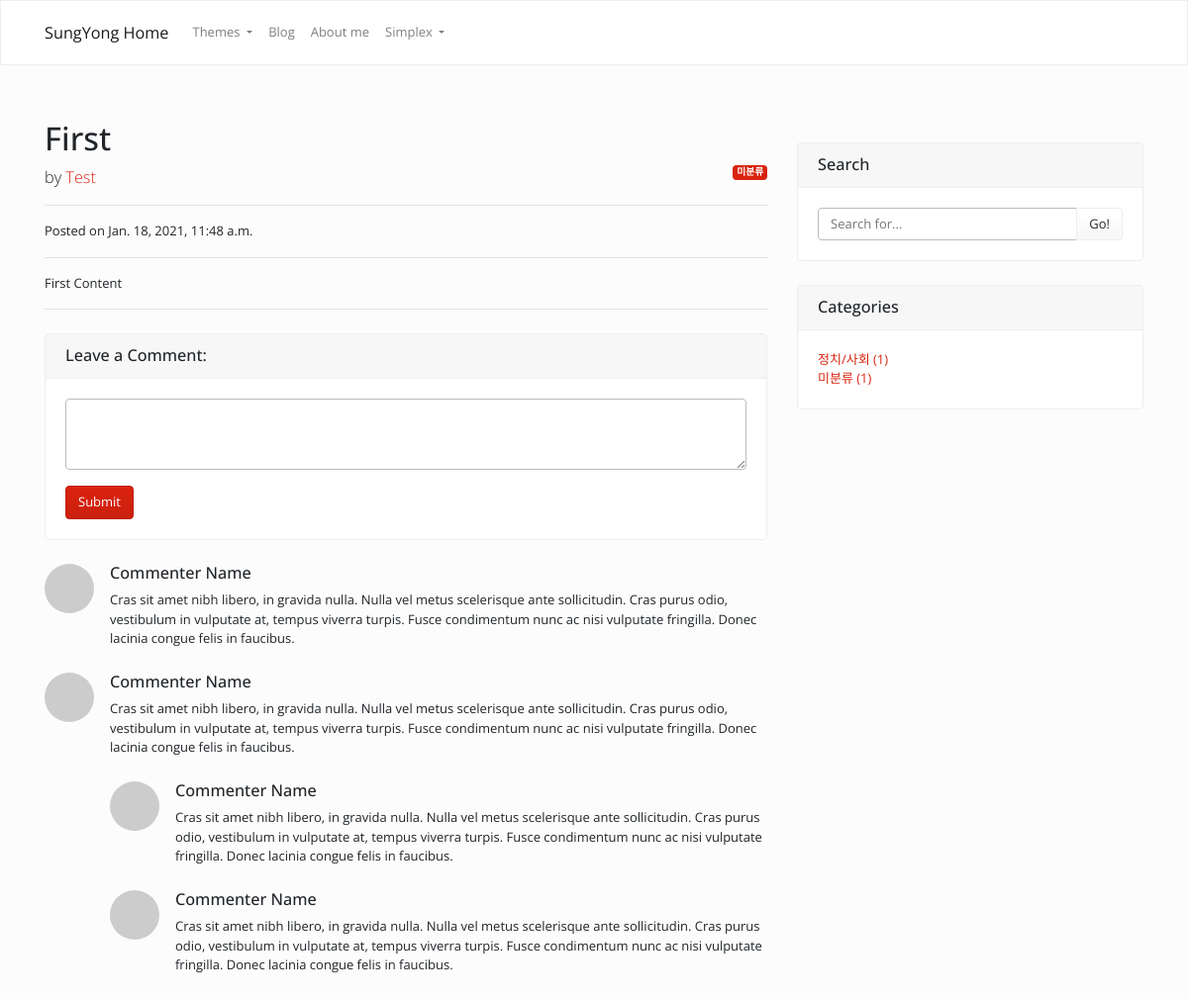
The page /blog/5/ on the database as committed earlier.
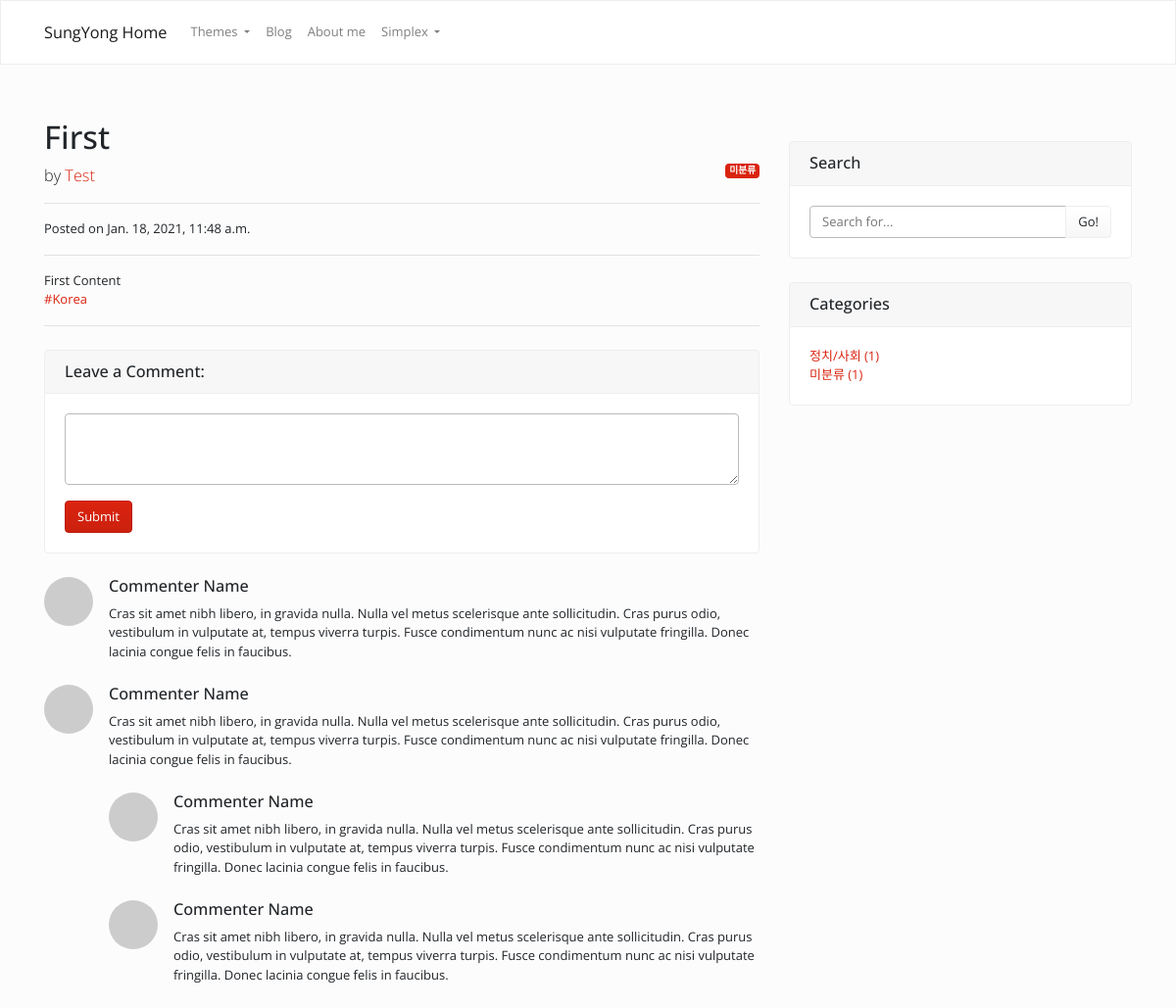
The same page on the database as committed later.
### blog/models.py (models this page shows, shortened)
class Category(models.Model):
    name = models.CharField(max_length=25, unique=True)
    description = models.TextField(blank=True)
    slug = models.SlugField(unique=True, allow_unicode=True)
    def get_absolute_url(self):
        return '/blog/category/{}/'.format(self.slug)
    class Meta:
        verbose_name_plural = 'categories'

class Tag(models.Model):
    name = models.CharField(max_length=40, unique=True)
    slug = models.SlugField(unique=True, allow_unicode=True)
    def __str__(self):
        return self.name
    def get_absolute_url(self):
        return '/blog/tag/{}/'.format(self.slug)

### blog/views.py (the view)
# urls.py: path('<int:pk>/', views.PostDetail.as_view()),
class PostDetail(DetailView):
    model = Post
    def get_context_data(self, *, object_list=None, **kwargs):
        context = super(PostDetail, self).get_context_data(**kwargs)
        context['category_list'] = Category.objects.all()
        context['posts_without_category'] = Post.objects.filter(category=None).count()
        return context

### blog/templates/blog/post_detail.html (shortened to what this page needs)
{% extends 'blog/base.html' %}
{% block content %}
<h1>{{ object.title }}</h1>
{% if object.category %}
  <span class="badge badge-primary float-right">{{ object.category }}</span>
{% else %}
  <span class="badge badge-primary float-right">미분류</span>
{% endif %}
<p class="lead">
  by
  <a href="#">{{ object.author.username }}</a>
</p>
<hr>
<p>Posted on {{ object.created }}</p>
<hr>
{{ object.content }}
<br/>
{% for tag in object.tags.all %}
    <a href="{{ tag.get_absolute_url }}">#{{tag}}</a>
{% endfor %}
<hr>
<div class="card my-4">
  <h5 class="card-header">Leave a Comment:</h5>
  <div class="card-body">
    <form>
      <div class="form-group">
        <textarea class="form-control" rows="3"></textarea>
      </div>
      <button type="submit" class="btn btn-primary">Submit</button>
    </form>
  </div>
</div>
<div class="media mb-4">
  <img class="d-flex mr-3 rounded-circle" src="http://placehold.it/50x50" alt="">
  <div class="media-body">
    <h5 class="mt-0">Commenter Name</h5>
    Cras sit amet nibh libero, in gravida nulla. Nulla vel metus scelerisque ante sollicitudin. Cras purus odio, vestibulum in vulputate at, tempus viverra turpis. Fusce condimentum nunc ac nisi vulputate fringilla. Donec lacinia congue felis in faucibus.
  </div>
</div>
<div class="media mb-4">
  <img class="d-flex mr-3 rounded-circle" src="http://placehold.it/50x50" alt="">
  <div class="media-body">
    <h5 class="mt-0">Commenter Name</h5>
    Cras sit amet nibh libero, in gravida nulla. Nulla vel metus scelerisque ante sollicitudin. Cras purus odio, vestibulum in vulputate at, tempus viverra turpis. Fusce condimentum nunc ac nisi vulputate fringilla. Donec lacinia congue felis in faucibus.
    <div class="media mt-4">
      <img class="d-flex mr-3 rounded-circle" src="http://placehold.it/50x50" alt="">
      <div class="media-body">
        <h5 class="mt-0">Commenter Name</h5>
        Cras sit amet nibh libero, in gravida nulla. Nulla vel metus scelerisque ante sollicitudin. Cras purus odio, vestibulum in vulputate at, tempus viverra turpis. Fusce condimentum nunc ac nisi vulputate fringilla. Donec lacinia congue felis in faucibus.
      </div>
    </div>
    <div class="media mt-4">
      <img class="d-flex mr-3 rounded-circle" src="http://placehold.it/50x50" alt="">
      <div class="media-body">
        <h5 class="mt-0">Commenter Name</h5>
        Cras sit amet nibh libero, in gravida nulla. Nulla vel metus scelerisque ante sollicitudin. Cras purus odio, vestibulum in vulputate at, tempus viverra turpis. Fusce condimentum nunc ac nisi vulputate fringilla. Donec lacinia congue felis in faucibus.
      </div>
    </div>
  </div>
</div>
{% endblock %}

### blog/templates/blog/base.html (shortened to what this page needs)
<!DOCTYPE html>
{% load static %}
<html lang="ko">
<head>
    <link rel="stylesheet" href="{% static "blog/bootstrap/bootstrap.css" %}">
    <link rel="stylesheet" href="{% static "blog/_assets/css/custom.min.css" %}">
</head>
<body>
  <div class="navbar navbar-expand-lg fixed-top navbar-light bg-light" id="navbar">
     <div class="container">
       <a href="../" class="navbar-brand">SungYong Home</a>
       <div class="collapse navbar-collapse" id="navbarResponsive">
         <ul class="navbar-nav">
           <li class="nav-item dropdown">
             <a class="nav-link dropdown-toggle" data-toggle="dropdown" href="#" id="themes">Themes </a>
           </li>
           <li class="nav-item">
             <a class="nav-link" href="/blog/">Blog</a>
           </li>
           <li class="nav-item">
             <a class="nav-link" href="/about_me/">About me</a>
           </li>
           <li class="nav-item dropdown">
             <a class="nav-link dropdown-toggle" data-toggle="dropdown" href="#" id="download">Simplex </a>
           </li>
         </ul>
       </div>
     </div>
   </div>
<div class="container">
   <div class="row">
     <div class="col-md-8" id="main-div">
          {% block content %}
          {% endblock %}
     </div>
     <div class="col-md-4" id="side-div">
       <div class="card my-4">
         <h5 class="card-header">Search</h5>
         <div class="card-body">
           <div class="input-group">
             <input type="text" class="form-control" placeholder="Search for...">
             <span class="input-group-append">
               <button class="btn btn-secondary" type="button">Go!</button>
             </span>
           </div>
         </div>
       </div>
       <div class="card my-4" id="category-card">
         <h5 class="card-header">Categories</h5>
         <div class="card-body">
           <div class="row">
             <div class="col-lg-6">
               <ul class="list-unstyled mb-0">
                 {% for category in category_list %}
                 <li>
                   <a href="{{category.get_absolute_url}}">{{ category.name }} ({{ category.post_set.count }}) </a>
                 </li>
                 {% endfor %}
                 <li>
                   <a href="/blog/category/_none/">미분류 ({{ posts_without_category }})</a>
                 </li>
               </ul>
             </div>
           </div>
         </div>
       </div>
     </div>
   </div>
</div>
</body>
</html>

Rows that differ between the two databases and show on the page:
added Tag: name "Korea"
